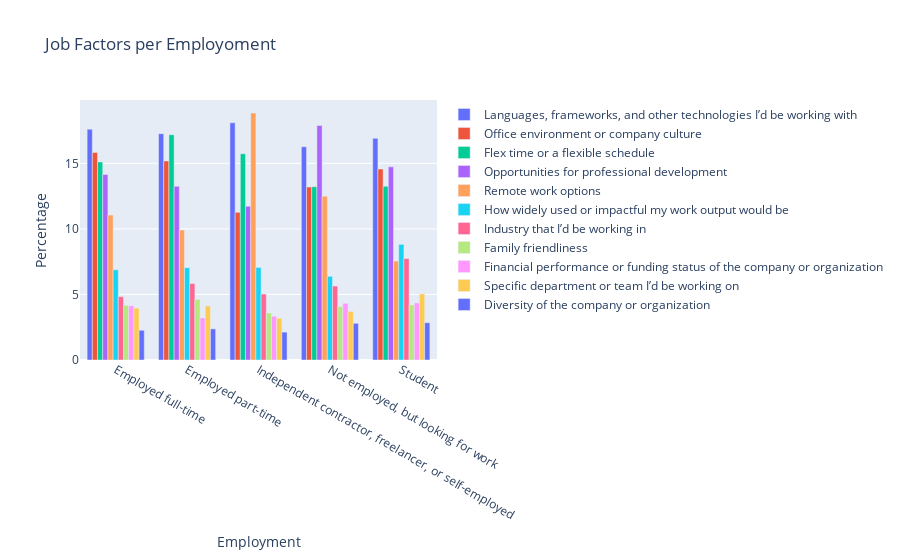

Write notebook code for a chart like this one.
### Code cell
fig2 = plot.get_factors()
fig2.show()

### Figure 1 — Plotly figure (JSON) as saved in the notebook; plotly's stock layout.template omitted (floating-point values rounded to 4 significant figures)
{"data": [{"name": "Languages, frameworks, and other technologies I’d be working with", "type": "bar", "x": ["Employed full-time", "Employed part-time", "Independent contractor, freelancer, or self-employed", "Not employed, but looking for work", "Student"], "y": [17.61, 17.27, 18.1, 16.27, 16.91]}, {"name": "Office environment or company culture", "type": "bar", "x": ["Employed full-time", "Employed part-time", "Independent contractor, freelancer, or self-employed", "Not employed, but looking for work", "Student"], "y": [15.83, 15.18, 11.26, 13.2, 14.57]}, {"name": "Flex time or a flexible schedule", "type": "bar", "x": ["Employed full-time", "Employed part-time", "Independent contractor, freelancer, or self-employed", "Not employed, but looking for work", "Student"], "y": [15.11, 17.18, 15.74, 13.22, 13.25]}, {"name": "Opportunities for professional development", "type": "bar", "x": ["Employed full-time", "Employed part-time", "Independent contractor, freelancer, or self-employed", "Not employed, but looking for work", "Student"], "y": [14.15, 13.25, 11.73, 17.89, 14.73]}, {"name": "Remote work options", "type": "bar", "x": ["Employed full-time", "Employed part-time", "Independent contractor, freelancer, or self-employed", "Not employed, but looking for work", "Student"], "y": [11.05, 9.915, 18.84, 12.5, 7.55]}, {"name": "How widely used or impactful my work output would be", "type": "bar", "x": ["Employed full-time", "Employed part-time", "Independent contractor, freelancer, or self-employed", "Not employed, but looking for work", "Student"], "y": [6.882, 7.04, 7.059, 6.383, 8.822]}, {"name": "Industry that I’d be working in", "type": "bar", "x": ["Employed full-time", "Employed part-time", "Independent contractor, freelancer, or self-employed", "Not employed, but looking for work", "Student"], "y": [4.83, 5.832, 5.03, 5.641, 7.736]}, {"name": "Family friendliness", "type": "bar", "x": ["Employed full-time", "Employed part-time", "Independent contractor, freelancer, or self-employed", "Not employed, but looking for work", "Student"], "y": [4.169, 4.624, 3.59, 4.077, 4.203]}, {"name": "Financial performance or funding status of the company or organization", "type": "bar", "x": ["Employed full-time", "Employed part-time", "Independent contractor, freelancer, or self-employed", "Not employed, but looking for work", "Student"], "y": [4.135, 3.208, 3.34, 4.324, 4.352]}, {"name": "Specific department or team I’d be working on", "type": "bar", "x": ["Employed full-time", "Employed part-time", "Independent contractor, freelancer, or self-employed", "Not employed, but looking for work", "Student"], "y": [3.96, 4.124, 3.186, 3.706, 5.041]}, {"name": "Diversity of the company or organization", "type": "bar", "x": ["Employed full-time", "Employed part-time", "Independent contractor, freelancer, or self-employed", "Not employed, but looking for work", "Student"], "y": [2.268, 2.375, 2.127, 2.8, 2.843]}], "layout": {"title": {"text": "Job Factors per Employoment"}, "xaxis": {"title": {"text": "Employment"}}, "yaxis": {"title": {"text": "Percentage"}}}}
